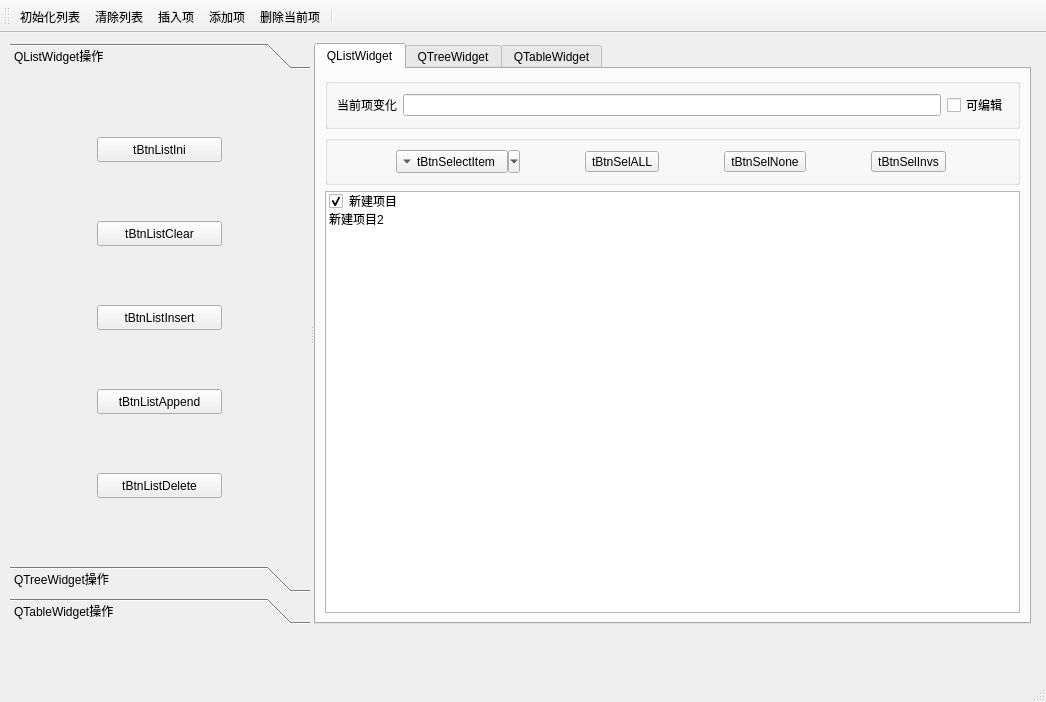
<?xml version="1.0" encoding="UTF-8"?>
<ui version="4.0">
 <class>MainWindow</class>
 <widget class="QMainWindow" name="MainWindow">
  <property name="geometry">
   <rect>
    <x>0</x>
    <y>0</y>
    <width>1046</width>
    <height>702</height>
   </rect>
  </property>
  <property name="windowTitle">
   <string>MainWindow</string>
  </property>
  <widget class="QWidget" name="centralwidget">
   <widget class="QSplitter" name="splitter">
    <property name="geometry">
     <rect>
      <x>10</x>
      <y>10</y>
      <width>1021</width>
      <height>581</height>
     </rect>
    </property>
    <property name="orientation">
     <enum>Qt::Horizontal</enum>
    </property>
    <widget class="QToolBox" name="toolBox">
     <property name="minimumSize">
      <size>
       <width>300</width>
       <height>473</height>
      </size>
     </property>
     <property name="maximumSize">
      <size>
       <width>310</width>
       <height>16777215</height>
      </size>
     </property>
     <property name="currentIndex">
      <number>0</number>
     </property>
     <widget class="QWidget" name="page">
      <property name="geometry">
       <rect>
        <x>0</x>
        <y>0</y>
        <width>300</width>
        <height>491</height>
       </rect>
      </property>
      <attribute name="icon">
       <iconset resource="res.qrc">
        <normaloff>:/images/images/410.bmp</normaloff>:/images/images/410.bmp</iconset>
      </attribute>
      <attribute name="label">
       <string>QListWidget操作</string>
      </attribute>
      <layout class="QGridLayout" name="gridLayout">
       <item row="3" column="0">
        <widget class="QToolButton" name="tBtnListAppend">
         <property name="minimumSize">
          <size>
           <width>125</width>
           <height>25</height>
          </size>
         </property>
         <property name="text">
          <string>tBtnListAppend</string>
         </property>
         <property name="toolButtonStyle">
          <enum>Qt::ToolButtonTextBesideIcon</enum>
         </property>
        </widget>
       </item>
       <item row="2" column="0">
        <widget class="QToolButton" name="tBtnListInsert">
         <property name="minimumSize">
          <size>
           <width>125</width>
           <height>25</height>
          </size>
         </property>
         <property name="text">
          <string>tBtnListInsert</string>
         </property>
         <property name="toolButtonStyle">
          <enum>Qt::ToolButtonTextBesideIcon</enum>
         </property>
        </widget>
       </item>
       <item row="4" column="0">
        <widget class="QToolButton" name="tBtnListDelete">
         <property name="minimumSize">
          <size>
           <width>125</width>
           <height>25</height>
          </size>
         </property>
         <property name="text">
          <string>tBtnListDelete</string>
         </property>
         <property name="toolButtonStyle">
          <enum>Qt::ToolButtonTextBesideIcon</enum>
         </property>
        </widget>
       </item>
       <item row="0" column="0">
        <widget class="QToolButton" name="tBtnListIni">
         <property name="minimumSize">
          <size>
           <width>125</width>
           <height>25</height>
          </size>
         </property>
         <property name="text">
          <string>tBtnListIni</string>
         </property>
         <property name="toolButtonStyle">
          <enum>Qt::ToolButtonTextBesideIcon</enum>
         </property>
        </widget>
       </item>
       <item row="1" column="0">
        <widget class="QToolButton" name="tBtnListClear">
         <property name="minimumSize">
          <size>
           <width>125</width>
           <height>25</height>
          </size>
         </property>
         <property name="text">
          <string>tBtnListClear</string>
         </property>
         <property name="toolButtonStyle">
          <enum>Qt::ToolButtonTextBesideIcon</enum>
         </property>
        </widget>
       </item>
      </layout>
     </widget>
     <widget class="QWidget" name="page_2">
      <property name="geometry">
       <rect>
        <x>0</x>
        <y>0</y>
        <width>300</width>
        <height>491</height>
       </rect>
      </property>
      <attribute name="icon">
       <iconset resource="res.qrc">
        <normaloff>:/images/images/408.bmp</normaloff>:/images/images/408.bmp</iconset>
      </attribute>
      <attribute name="label">
       <string>QTreeWidget操作</string>
      </attribute>
      <layout class="QVBoxLayout" name="verticalLayout_3">
       <item>
        <widget class="QGroupBox" name="groupBox">
         <property name="title">
          <string>GroupBox</string>
         </property>
         <layout class="QVBoxLayout" name="verticalLayout_4">
          <item>
           <widget class="QLabel" name="label">
            <property name="text">
             <string>TextLabel</string>
            </property>
           </widget>
          </item>
          <item>
           <widget class="QLineEdit" name="lineEdit"/>
          </item>
          <item>
           <widget class="QSpinBox" name="spinBox"/>
          </item>
         </layout>
        </widget>
       </item>
       <item>
        <spacer name="verticalSpacer">
         <property name="orientation">
          <enum>Qt::Vertical</enum>
         </property>
         <property name="sizeHint" stdset="0">
          <size>
           <width>20</width>
           <height>40</height>
          </size>
         </property>
        </spacer>
       </item>
      </layout>
     </widget>
     <widget class="QWidget" name="page_3">
      <property name="geometry">
       <rect>
        <x>0</x>
        <y>0</y>
        <width>300</width>
        <height>491</height>
       </rect>
      </property>
      <attribute name="icon">
       <iconset resource="res.qrc">
        <normaloff>:/images/images/412.bmp</normaloff>:/images/images/412.bmp</iconset>
      </attribute>
      <attribute name="label">
       <string>QTableWidget操作</string>
      </attribute>
     </widget>
    </widget>
    <widget class="QTabWidget" name="tabWidget">
     <property name="minimumSize">
      <size>
       <width>500</width>
       <height>0</height>
      </size>
     </property>
     <property name="currentIndex">
      <number>0</number>
     </property>
     <widget class="QWidget" name="tab_3">
      <attribute name="title">
       <string>QListWidget</string>
      </attribute>
      <layout class="QVBoxLayout" name="verticalLayout">
       <item>
        <widget class="QGroupBox" name="groupBox_2">
         <property name="title">
          <string/>
         </property>
         <layout class="QHBoxLayout" name="horizontalLayout">
          <item>
           <widget class="QLabel" name="label_2">
            <property name="text">
             <string>当前项变化</string>
            </property>
           </widget>
          </item>
          <item>
           <widget class="QLineEdit" name="lineEdit_2">
            <property name="readOnly">
             <bool>true</bool>
            </property>
           </widget>
          </item>
          <item>
           <widget class="QCheckBox" name="chkBoxListEditable">
            <property name="text">
             <string>可编辑</string>
            </property>
           </widget>
          </item>
         </layout>
        </widget>
       </item>
       <item>
        <widget class="QGroupBox" name="groupBox_3">
         <property name="title">
          <string/>
         </property>
         <layout class="QHBoxLayout" name="horizontalLayout_2">
          <item>
           <widget class="QToolButton" name="tBtnSelectItem">
            <property name="text">
             <string>tBtnSelectItem</string>
            </property>
            <property name="popupMode">
             <enum>QToolButton::MenuButtonPopup</enum>
            </property>
            <property name="toolButtonStyle">
             <enum>Qt::ToolButtonTextBesideIcon</enum>
            </property>
            <property name="autoRaise">
             <bool>false</bool>
            </property>
            <property name="arrowType">
             <enum>Qt::DownArrow</enum>
            </property>
           </widget>
          </item>
          <item>
           <widget class="QToolButton" name="tBtnSelALL">
            <property name="text">
             <string>tBtnSelALL</string>
            </property>
           </widget>
          </item>
          <item>
           <widget class="QToolButton" name="tBtnSelNone">
            <property name="text">
             <string>tBtnSelNone</string>
            </property>
           </widget>
          </item>
          <item>
           <widget class="QToolButton" name="tBtnSelInvs">
            <property name="text">
             <string>tBtnSelInvs</string>
            </property>
           </widget>
          </item>
         </layout>
        </widget>
       </item>
       <item>
        <widget class="QListWidget" name="listWidget">
         <item>
          <property name="text">
           <string>新建项目</string>
          </property>
          <property name="checkState">
           <enum>Checked</enum>
          </property>
          <property name="icon">
           <iconset resource="res.qrc">
            <normaloff>:/images/images/check2.ico</normaloff>:/images/images/check2.ico</iconset>
          </property>
          <property name="flags">
           <set>ItemIsSelectable|ItemIsUserCheckable|ItemIsEnabled</set>
          </property>
         </item>
         <item>
          <property name="text">
           <string>新建项目2</string>
          </property>
          <property name="checkState">
           <enum>Unchecked</enum>
          </property>
          <property name="icon">
           <iconset>
            <normalon>:/images/images/check2.ico</normalon>
           </iconset>
          </property>
          <property name="flags">
           <set>ItemIsSelectable|ItemIsUserCheckable|ItemIsEnabled</set>
          </property>
         </item>
        </widget>
       </item>
      </layout>
     </widget>
     <widget class="QWidget" name="tab">
      <attribute name="title">
       <string>QTreeWidget</string>
      </attribute>
      <layout class="QVBoxLayout" name="verticalLayout_2">
       <item>
        <widget class="QGroupBox" name="groupBox_4">
         <property name="title">
          <string/>
         </property>
         <layout class="QHBoxLayout" name="horizontalLayout_3"/>
        </widget>
       </item>
      </layout>
     </widget>
     <widget class="QWidget" name="tab_2">
      <attribute name="title">
       <string>QTableWidget</string>
      </attribute>
     </widget>
    </widget>
   </widget>
  </widget>
  <widget class="QMenuBar" name="menubar">
   <property name="geometry">
    <rect>
     <x>0</x>
     <y>0</y>
     <width>1046</width>
     <height>21</height>
    </rect>
   </property>
  </widget>
  <widget class="QStatusBar" name="statusbar"/>
  <widget class="QToolBar" name="toolBar">
   <property name="windowTitle">
    <string>toolBar</string>
   </property>
   <property name="toolButtonStyle">
    <enum>Qt::ToolButtonTextUnderIcon</enum>
   </property>
   <attribute name="toolBarArea">
    <enum>TopToolBarArea</enum>
   </attribute>
   <attribute name="toolBarBreak">
    <bool>false</bool>
   </attribute>
   <addaction name="actListIni"/>
   <addaction name="actListClear"/>
   <addaction name="actListInsert"/>
   <addaction name="actListAppend"/>
   <addaction name="actListDelete"/>
   <addaction name="separator"/>
  </widget>
  <action name="actListIni">
   <property name="icon">
    <iconset resource="res.qrc">
     <normaloff>:/images/images/129.bmp</normaloff>:/images/images/129.bmp</iconset>
   </property>
   <property name="text">
    <string>初始化列表</string>
   </property>
   <property name="toolTip">
    <string>初始化列表</string>
   </property>
   <property name="shortcut">
    <string>Ctrl+I</string>
   </property>
  </action>
  <action name="actListClear">
   <property name="icon">
    <iconset resource="res.qrc">
     <normaloff>:/images/images/delete1.bmp</normaloff>:/images/images/delete1.bmp</iconset>
   </property>
   <property name="text">
    <string>清除列表</string>
   </property>
   <property name="toolTip">
    <string>清除列表</string>
   </property>
  </action>
  <action name="actListInsert">
   <property name="icon">
    <iconset resource="res.qrc">
     <normaloff>:/images/images/424.bmp</normaloff>:/images/images/424.bmp</iconset>
   </property>
   <property name="text">
    <string>插入项</string>
   </property>
   <property name="toolTip">
    <string>插入项</string>
   </property>
   <property name="shortcut">
    <string>Ctrl+S</string>
   </property>
  </action>
  <action name="actListAppend">
   <property name="icon">
    <iconset resource="res.qrc">
     <normaloff>:/images/images/316.bmp</normaloff>:/images/images/316.bmp</iconset>
   </property>
   <property name="text">
    <string>添加项</string>
   </property>
   <property name="toolTip">
    <string>添加项</string>
   </property>
   <property name="shortcut">
    <string>Ctrl+A</string>
   </property>
  </action>
  <action name="actListDelete">
   <property name="icon">
    <iconset resource="res.qrc">
     <normaloff>:/images/images/324.bmp</normaloff>:/images/images/324.bmp</iconset>
   </property>
   <property name="text">
    <string>删除当前项</string>
   </property>
   <property name="toolTip">
    <string>删除当前项</string>
   </property>
   <property name="shortcut">
    <string>Del</string>
   </property>
  </action>
  <action name="actSelALL">
   <property name="text">
    <string>全选</string>
   </property>
   <property name="toolTip">
    <string>全选</string>
   </property>
  </action>
  <action name="actSelNone">
   <property name="text">
    <string>全不选</string>
   </property>
   <property name="toolTip">
    <string>全不选</string>
   </property>
  </action>
  <action name="actSelInvs">
   <property name="text">
    <string>反选</string>
   </property>
   <property name="toolTip">
    <string>反选</string>
   </property>
  </action>
  <action name="actQuit">
   <property name="icon">
    <iconset resource="res.qrc">
     <normaloff>:/images/images/exit2.bmp</normaloff>:/images/images/exit2.bmp</iconset>
   </property>
   <property name="text">
    <string>退出</string>
   </property>
   <property name="toolTip">
    <string>退出</string>
   </property>
  </action>
  <action name="actSelPopMenu">
   <property name="icon">
    <iconset resource="res.qrc">
     <normaloff>:/images/images/124.bmp</normaloff>:/images/images/124.bmp</iconset>
   </property>
   <property name="text">
    <string>项选择</string>
   </property>
   <property name="toolTip">
    <string>项选择</string>
   </property>
  </action>
 </widget>
 <resources>
  <include location="res.qrc"/>
 </resources>
 <connections>
  <connection>
   <sender>actSelPopMenu</sender>
   <signal>triggered()</signal>
   <receiver>actSelInvs</receiver>
   <slot>trigger()</slot>
   <hints>
    <hint type="sourcelabel">
     <x>-1</x>
     <y>-1</y>
    </hint>
    <hint type="destinationlabel">
     <x>-1</x>
     <y>-1</y>
    </hint>
   </hints>
  </connection>
  <connection>
   <sender>actQuit</sender>
   <signal>triggered()</signal>
   <receiver>MainWindow</receiver>
   <slot>close()</slot>
   <hints>
    <hint type="sourcelabel">
     <x>-1</x>
     <y>-1</y>
    </hint>
    <hint type="destinationlabel">
     <x>399</x>
     <y>299</y>
    </hint>
   </hints>
  </connection>
 </connections>
</ui>
